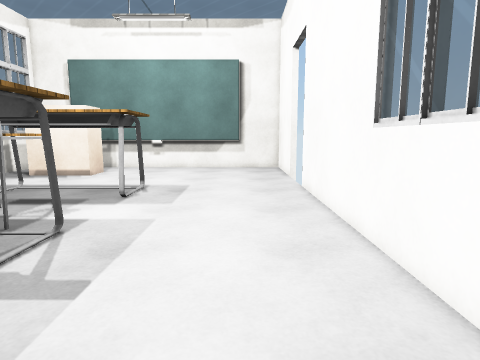
View 1 (above)

13 first-person views from a walk through a scene from a Unity 3-D project. The camera is 1.3 m above the floor, tilts 8° down and sees 75° across. The floor is counted in squares, 0.5 m on a side. Each view is taken from the middle of a square. On the plan, view 1 faces up. The plan holds only what a view shows up to about 20 squares ahead; the rest is blank. The player character is not drawn. Door leaves are left out, so doorways stand open. Surface patterns are stand-ins for the level's own textures.

View 2
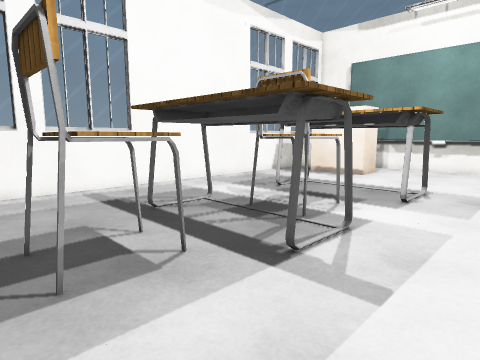

View 3
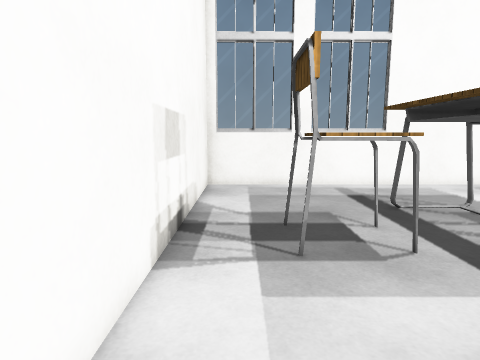

View 4
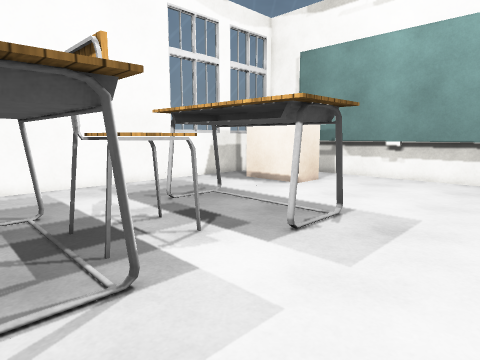

View 5
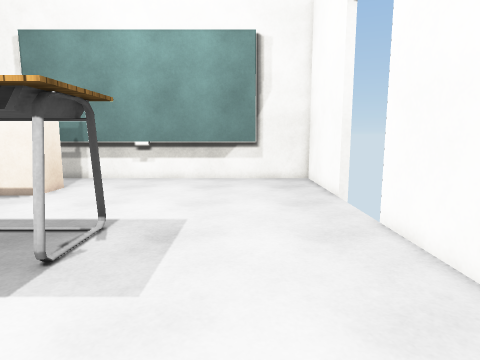

View 6
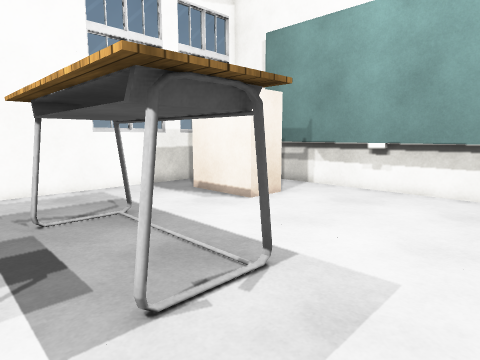

View 7
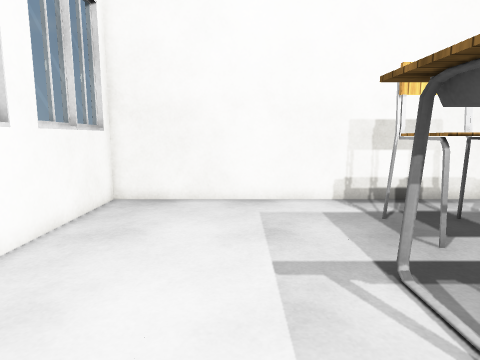

View 8
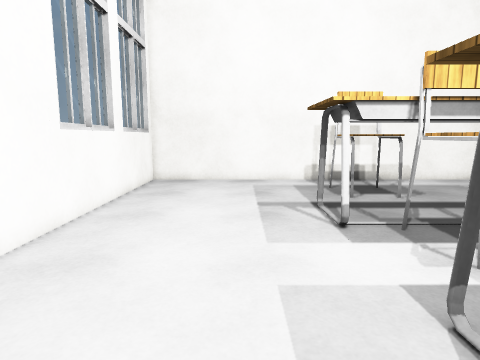

View 9
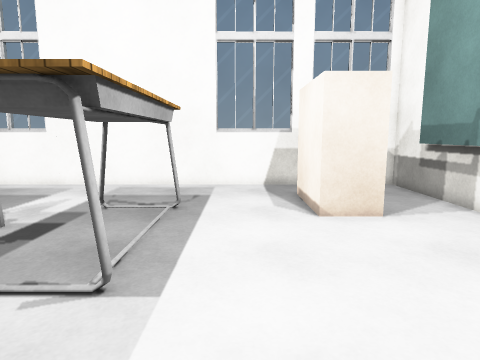

View 10
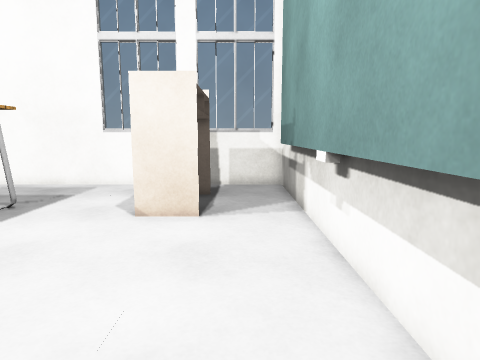

View 11
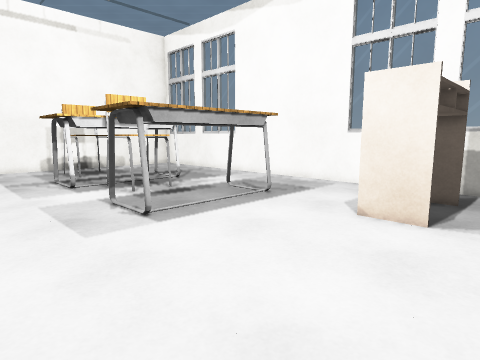

View 12
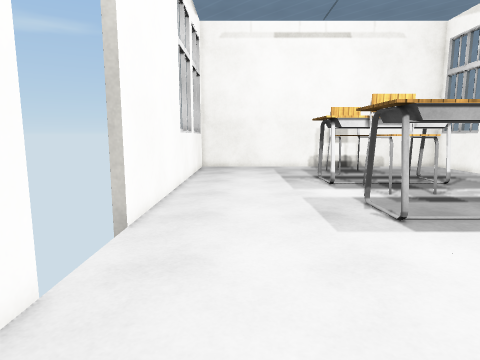

View 13
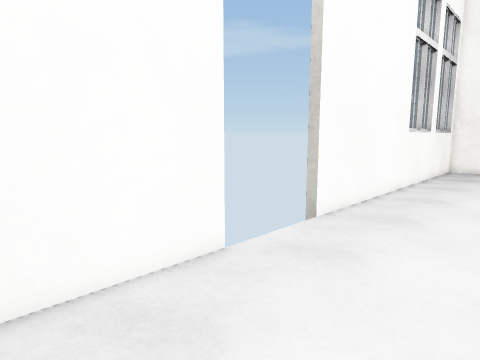

### Floor plan
Key: @ floor where view 1 was taken; # wall or solid block; . floor; D open door; E desk; C chair; P podium.
Columns run from 17 left of view 1 to 4 right of it. Each row starts with its distance up from view 1.
 26 #####################
 25 #...................#
 24 #...................#
 23 #..PPPPP............#
 22 #..PPPPP............#
 21 #..PPPPP............##
 20 #...................DD
 19 #...................DD
 18 #...................DD
 17 #...................DD
 16 #.....EEEEEEE.......##
 15 #.....EEEEEEE.......#
 14 #.....EEEEEEE.......#
 13 #.....EEEEEEE.......#
 12 #...................#
 11 #........CC.........#
 10 #.......CCC.........#
  9 #........CC.........#
  8 #.....EEEEEEE.......#
  7 #.....EEEEEEE.......#
  6 #.....EEEEEEE.......#
  5 #...................#
  4 #........CC.........#
  3 #.......CCC.........#
  2 #.......CCC.........#
  1 #...................#
  0 #................@..#
 -1 #...................#
 -2 #####################

Where each view was taken, in squares from view 1:
view 1: 0 up, 0 right, facing up
view 2: 0 up, 1 left, facing up-left
view 3: 0 up, 0 right, facing left
view 4: 6 up, 0 right, facing up-left
view 5: 7 up, 1 left, facing up
view 6: 11 up, 1 left, facing up-left
view 7: 11 up, 2 left, facing down
view 8: 17 up, 2 left, facing down
view 9: 18 up, 0 right, facing left
view 10: 24 up, 0 right, facing left
view 11: 25 up, 0 right, facing down-left
view 12: 25 up, 0 right, facing down
view 13: 25 up, 2 left, facing down-right
